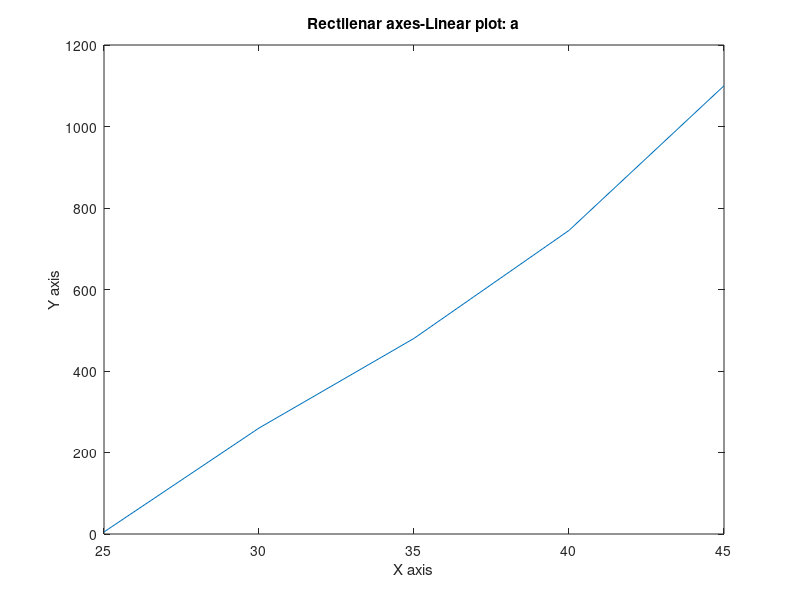
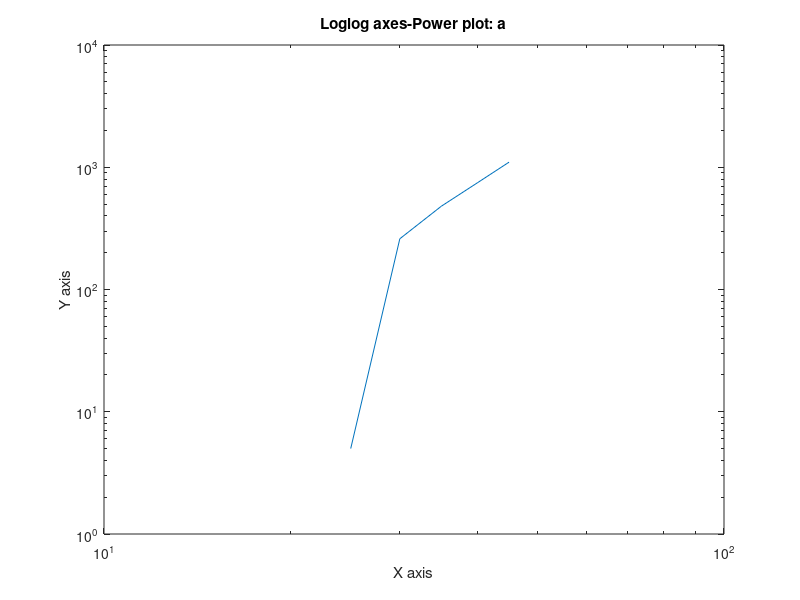
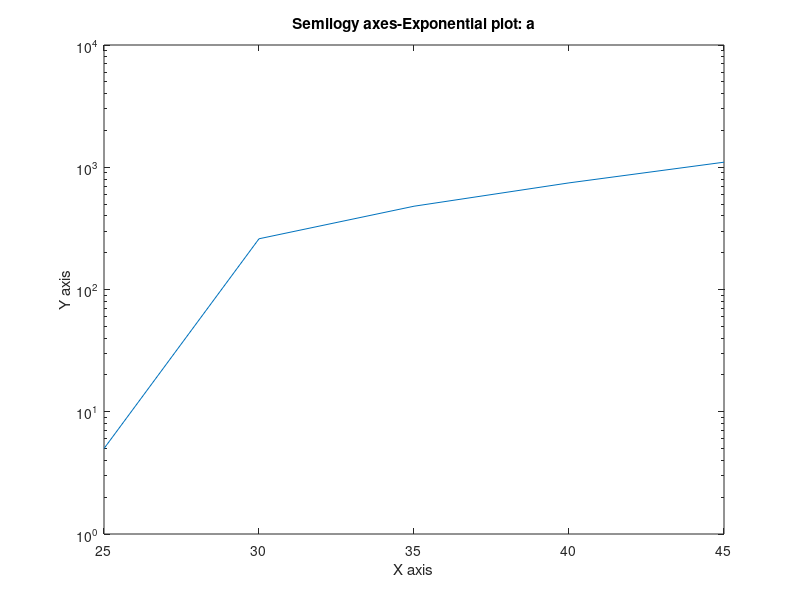
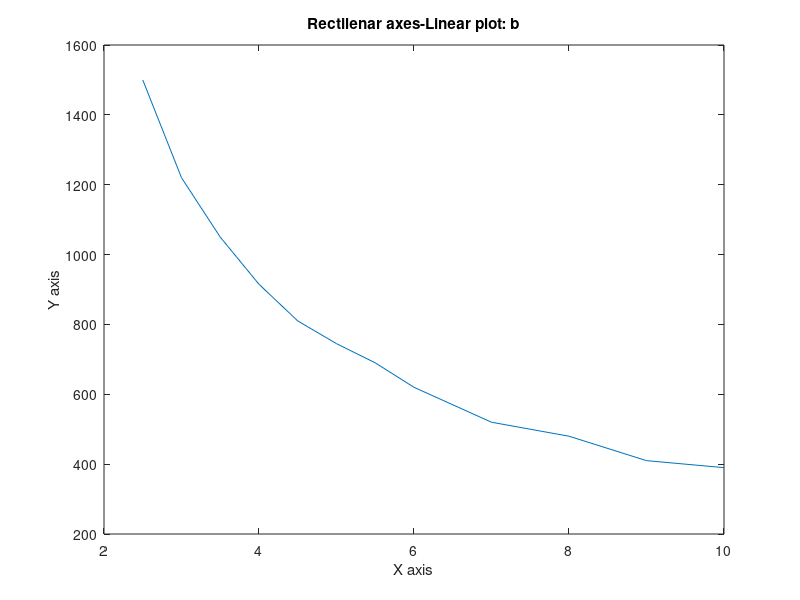

Here is the MATLAB script that generated these plots, in order: (Note: this script raises an error after producing the figures.)
% MK
% BE 3343
% Date: Oct, 2022
% Student ID:
%Single Student Project
% Chapter questions
%%
% Question 1 (chapter 6 question 2)

% Description: in each of the following problems, determine the best
% function y(x) (linear, exponential, or power function) to describe the
% data. Plot the function on the same plot with the data. Label and format
% the plots appropriately.

% a 

% Define x and y 
x1=[25 30 35 40 45]
y1=[5 260 480 745 1100]

% Plot the x and y on rectilinear, loglog and semilogy axes

figure
plot(x1,y1)
title("Rectilenar axes-Linear plot: a")
xlabel("X axis")
ylabel("Y axis")


figure
loglog(x1,y1)
title("Loglog axes-Power plot: a")
xlabel("X axis")
ylabel("Y axis")

figure
semilogy(x1,y1)
title("Semilogy axes-Exponential plot: a")
xlabel("X axis")
ylabel("Y axis")

% Analyze the plots to see which plot gives a straight line or close to a
% straight line

a1=polyfit(x1,y1,1)

% b 

% Define x and y 
x2=[2.5 3 3.5 4 4.5 5 5.5 6 7 8 9 10]
y2=[1500 1220 1050 915 810 745 690 620 520 480 410 390]

% Plot the x and y on rectilinear, loglog and semilogy axes

figure
plot(x2,y2)
title("Rectilenar axes-Linear plot: b")
xlabel("X axis")
ylabel("Y axis")


figure
loglog(x2,y2)
title("Loglog axes-Power plot: b")
xlabel("X axis")
ylabel("Y axis")

figure
semilogy(x2,y2)
title("Semilogy axes-Exponential plot: b")
xlabel("X axis")
ylabel("Y axis")

% Analyze the plots to see which plot gives a straight line or close to a
% straight line

% c

% Define x and y 
x3=[550 600 650 700 750]
y3=[41.2 18.62 8.62 3.92 1.86]

% Plot the x and y on rectilinear, loglog and semilogy axes

figure
plot(x3,y3)
title("Rectilenar axes-Linear plot: c")
xlabel("X axis")
ylabel("Y axis")


figure
loglog(x3,y3)
title("Loglog axes-Power plot: c")
xlabel("X axis")
ylabel("Y axis")

figure
semilogy(x3,y3)
title("Semilogy axes-Exponential plot: c")
xlabel("X axis")
ylabel("Y axis")

% Analyze the plots to see which plot gives a straight line or close to a
% straight line


a=['The data set a fits a rectilinear plot since it forms a straight line and the following linear function can be used y=',num2str(a1(1)),'*x',num2str(a1(2))]
disp(a)
disp("The data set b fits loglog plot because it forms a straight line and the power function needs to be used")
disp("The data set c fits semilogy and loglog plots since it forms straight line on those plots and the exponential function needs to be used")
%%
% Question 2 (chapter 6 question 9)
% Delete all previous information 
clear
clc
close all

% Description: the following data give the drying time T of a certain pint
% as a function of the amount of a certain additive A


%a: Find the first, second, third and fourth degree polynomials that fit
%the data and plot each polynomial with the data. Determine the quality of
%the curve t for each by computing J, S, and r^2

%Define x and y

A=[0 1 2 3 4 5 6 7 8 9] % oz
T=[130 115 110 90 89 89 95 100 110 125] %min

% Plot to observe the original plot of the data

plot(A,T)
title("The original plot of drying time T as a function of additive A amount")
xlabel("X axis")
ylabel("Y axis")

% first-degree polynomial
% use polyfit to obtain the first degree function coefficients
p1=polyfit(A,T,1)
% use polyval to obtain y values when inputting A data to p1 first degree
% polynomial function
x1=linspace(min(A),max(A),100)
y1=polyval(p1,x1)

%plot the original and the first degree polynomial data to analyze the
%plots
figure
plot(A,T,'ko')
hold on
plot(x1,y1,'r')
title("First degree polynomial plotting")
xlabel("X axis")
ylabel("Y axis")
legend("Original plot","First degree polynomial")

% calculate J, S, and r^2 using below formulas
 
for k=1:4;
    coeff1=polyfit(A,T,1);
    J1(k)=sum((polyval(coeff1,A)-T).^2);
    end

mu1=mean(T);
for k=1:4;
    S1(k)=sum((T-mu1).^2);
    r2_1(k)=1-J1(k)/S1(k);    
end
disp("The J value for the first degree polynomial fitting is:")
disp(J1)
disp("The S value for the first degree polynomial fitting is:")
disp(S1)
disp("The r^2 value for the first degree polynomial fitting is:")
disp(r2_1)

% second-degree polynomial
% use polyfit to obtain the second degree function coefficients
p2=polyfit(A,T,2)
% use polyval to obtain y values when inputting A data to p2 second degree
% polynomial function
x2=linspace(min(A),max(A),100)
y2=polyval(p2,x2)

%plot the original and the second degree polynomial data to analyze the
%plots
figure
plot(A,T,'ko')
hold on
plot(x2,y2,'r')
title("Second degree polynomial plotting")
xlabel("X axis")
ylabel("Y axis")
legend("Original plot","Second degree polynomial")

% calculate J, S, and r^2 using below formulas
 
for k=1:4;
    coeff2=polyfit(A,T,2);
    J2(k)=sum((polyval(coeff2,A)-T).^2);
    end

mu2=mean(T);
for k=1:4;
    S2(k)=sum((T-mu2).^2);
    r2_2(k)=1-J2(k)/S2(k);    
end
disp("The J value for the second degree polynomial fitting is:")
disp(J2)
disp("The S value for the second degree polynomial fitting is:")
disp(S2)
disp("The r^2 value for the second degree polynomial fitting is:")
disp(r2_2)

% third-degree polynomial
% use polyfit to obtain the third degree function coefficients
p3=polyfit(A,T,3)
% use polyval to obtain y values when inputting A data to p3 third degree
% polynomial function
x3=linspace(min(A),max(A),100)
y3=polyval(p3,x3)

%plot the original and the third degree polynomial data to analyze the
%plots
figure
plot(A,T,'ko')
hold on
plot(x3,y3,'r')
title("Third degree polynomial plotting")
xlabel("X axis")
ylabel("Y axis")
legend("Original plot","Third degree polynomial")

% calculate J, S, and r^2 using below formulas
 
for k=1:4;
    coeff3=polyfit(A,T,3);
    J3(k)=sum((polyval(coeff3,A)-T).^2);
    end

mu3=mean(T);
for k=1:4;
    S3(k)=sum((T-mu3).^2);
    r2_3(k)=1-J3(k)/S3(k);    
end
disp("The J value for the third degree polynomial fitting is:")
disp(J3)
disp("The S value for the third degree polynomial fitting is:")
disp(S3)
disp("The r^2 value for the third degree polynomial fitting is:")
disp(r2_3)

% fourth-degree polynomial
% use polyfit to obtain the fourth degree function coefficients
p4=polyfit(A,T,4)
% use polyval to obtain y values when inputting A data to p4 fourth degree
% polynomial function
x4=linspace(min(A),max(A),100)
y4=polyval(p4,x4)

%plot the original and the fourth degree polynomial data to analyze the
%plots
figure
plot(A,T,'ko')
hold on
plot(x4,y4,'r')
title("Fourth degree polynomial plotting")
xlabel("X axis")
ylabel("Y axis")
legend("Original plot","Fourth degree polynomial")

% calculate J, S, and r^2 using below formulas
 
for k=1:4;
    coeff4=polyfit(A,T,4);
    J4(k)=sum((polyval(coeff4,A)-T).^2);
    end

mu4=mean(T);
for k=1:4;
    S4(k)=sum((T-mu4).^2);
    r2_4(k)=1-J4(k)/S4(k);    
end
disp("The J value for the fourth degree polynomial fitting is:")
disp(J4)
disp("The S value for the fourth degree polynomial fitting is:")
disp(S4)
disp("The r^2 value for the fourth degree polynomial fitting is:")
disp(r2_4)

disp("After analyzing the r^2 values of first, second, third, and fourth degree polynomials, the r^2 value of fourth polynomial is the closest to 1 thus is the optimal function")

%b: use the polynomial giving the best fit to estimate the amount of
%additive that minimizes the drying time

%plot the original and the fourth degree polynomial data to analyze the
%plots
figure
plot(A,T,'ko')
hold on
plot(x4,y4,'r')
title("Fourth degree polynomial plotting")
xlabel("X axis")
ylabel("Y axis")
legend("Original plot","Fourth degree polynomial")

%obtain the minimum additive A to minimize time T 

[minA minT]=ginput(1)
%%
% Question 3 (chapter 6 question 12)

% Delete all previous information 
clear
clc
close all

% Description:The following representss pressure samplesm in pounds per
% square inch (psi), taken in a fuel line once every second for 10 sec.

% a : fit a first, second, third degree polynomial to these data, Plot the
% curve fits along with the data points.

% define x and y which are t and p, respectively
t=[1 2 3 4 5 6 7 8 9 10]
p=[26.1 27.0 28.2 29.0 29.8 30.6 31.1 31.3 31.0 30.5]


% first-degree polynomial
% use polyfit to obtain the first degree function coefficients
p1=polyfit(t,p,1)
% use polyval to obtain y values when inputting A data to p1 first degree
% polynomial function
x1=linspace(min(t),max(t),100)
y1=polyval(p1,x1)

%plot the original and the first degree polynomial data to analyze the
%plots
figure
plot(t,p,'ko')
hold on
plot(x1,y1,'r')
title("First degree polynomial plotting")
xlabel("X axis")
ylabel("Y axis")
legend("Original plot","First degree polynomial")

% calculate J, S, and r^2 using below formulas
 
for k=1:4;
    coeff1=polyfit(t,p,1);
    J1(k)=sum((polyval(coeff1,t)-p).^2);
    end

mu1=mean(p);
for k=1:4;
    S1(k)=sum((p-mu1).^2);
    r2_1(k)=1-J1(k)/S1(k);    
end
disp("The J value for the first degree polynomial fitting is:")
disp(J1)
disp("The S value for the first degree polynomial fitting is:")
disp(S1)
disp("The r^2 value for the first degree polynomial fitting is:")
disp(r2_1)


% second-degree polynomial
% use polyfit to obtain the second degree function coefficients
p2=polyfit(t,p,2)
% use polyval to obtain y values when inputting A data to p2 second degree
% polynomial function
x2=linspace(min(t),max(t),100)
y2=polyval(p2,x2)

%plot the original and the second degree polynomial data to analyze the
%plots
figure
plot(t,p,'ko')
hold on
plot(x2,y2,'r')
title("Second degree polynomial plotting")
xlabel("X axis")
ylabel("Y axis")
legend("Original plot","Second degree polynomial")

% calculate J, S, and r^2 using below formulas
 
for k=1:4;
    coeff2=polyfit(t,p,2);
    J2(k)=sum((polyval(coeff2,t)-p).^2);
    end

mu2=mean(p);
for k=1:4;
    S2(k)=sum((p-mu2).^2);
    r2_2(k)=1-J2(k)/S2(k);    
end
disp("The J value for the second degree polynomial fitting is:")
disp(J2)
disp("The S value for the second degree polynomial fitting is:")
disp(S2)
disp("The r^2 value for the second degree polynomial fitting is:")
disp(r2_2)



% third-degree polynomial
% use polyfit to obtain the third degree function coefficients
p3=polyfit(t,p,3)
% use polyval to obtain y values when inputting A data to p3 third degree
% polynomial function
x3=linspace(min(t),max(t),100)
y3=polyval(p3,x3)

%plot the original and the first degree polynomial data to analyze the
%plots
figure
plot(t,p,'ko')
hold on
plot(x3,y3,'r')
title("Third degree polynomial plotting")
xlabel("X axis")
ylabel("Y axis")
legend("Original plot","Third degree polynomial")

% calculate J, S, and r^2 using below formulas
 
for k=1:4;
    coeff3=polyfit(t,p,3);
    J3(k)=sum((polyval(coeff3,t)-p).^2);
    end

mu3=mean(p);
for k=1:4;
    S3(k)=sum((p-mu3).^2);
    r2_3(k)=1-J3(k)/S3(k);    
end
disp("The J value for the third degree polynomial fitting is:")
disp(J3)
disp("The S value for the third degree polynomial fitting is:")
disp(S3)
disp("The r^2 value for the third degree polynomial fitting is:")
disp(r2_3)


% b: use the results from part a to predict the pressure at t=11 sec.
% Explain which curve fit gives the most reliable prediction. Consider the
% coefficients of determination and the residuals for each fit in making
% your decision.

disp("The coefficient of determination of the first, second, and third degree polynomial are:")
disp(r2_1)
disp(r2_2)
disp(r2_3)

disp("As can be observed from the above coefficients of determination, third degree polynomials seems to be closest to 1 which is the optimal function")

% To find t=11, use polyval function with p3 third degree polynimal fitted
% function

t_11=polyval(p3,11)

disp("The pressure when t=11 sec is :")
disp(t_11)
%%
% Question 4 (chapter 6 question 14)

% Description: the solubility of salt in water is a funciton of the water
% temperature. Let S represent the solubility of NaCL as grams of salt in
% 100 g of water. Let T be temperature in C. Use the following data to
% obtain a curve for S as a function of T. Usee the fit to estimate S when
% T=25 C

% delete all previous information and entries
clear
clc
close all

% Define x and y which are T and S, respectively
x=[10 20 30 40 50 60 70 80 90]
y=[35 35.6 36.25 36.9 37.5 38.1 38.8 39.4 40]

% the following code will be used to figure out which degree polynomial
% fits the data best

% polyfit is used to find coefficients of first, second, third, fourth, and
% fifth degree polynomials that fits the original data 
p1=polyfit(x,y,1)
p2=polyfit(x,y,2)
p3=polyfit(x,y,3)
p4=polyfit(x,y,4)
p5=polyfit(x,y,5)
x1=linspace(min(x),max(x),100)

% polyval will be used to plot x values on those specific functions

figure
plot(x,y,'ko')
% hold on
% plot(x1,polyval(p1,x1))
% hold on
% plot(x1,polyval(p2,x1))
hold on
plot(x1,polyval(p3,x1))
hold on
plot(x1,polyval(p4,x1))
hold on
plot(x1,polyval(p5,x1))
title("The plots with 1st, 2nd, 3rd, 4th, and 5th degree polynomial fits")
xlabel("X axis")
ylabel("Y axis")
legend("Original data","1st degree","2nd degree","3rd degree","4th degree","5th degree")

% Obtain an equation describing the polynomial fit
p1=polyfit(x,y,1)
m=p1(1)
b=p1(2)

ans=['After observing the plot of 5 polynomial fits, it is obvious that the data fits the first degree polynomial and will have linear function which can be described as follows: S=',num2str(m),'*T+',num2str(b)]
disp(ans)

% find S when T=25 which is finding y when x=25
S=polyval(p1,25)

ansb=['The solubility of NaCl described by S when T is 25 C is ',num2str(S)]
disp(ansb)
%%
% Question 5 (chapter 6 question 16)

% Description: The following function is linear in the parameters a1 and
% a2: y(x)=a1+a2*ln(x). Use the least squares regression with the following
% data to estimate the values of a1 and a2. Use the curve fit to estimate
% the values of y at x=2.5 and at x=11.

% delete all the previous data and entries
clear
clc
close all

% define x and y

x=[1 2 3 4 5 6 7 8 9 10]
y=[10 14 16 18 19 20 21 22 23 23]


% Least squares method from textbook. Important to remember that x=ln(x)

% create symbolic variables a and b
% a is a1 and b is a2
syms a b 
% find the J function and its sum
J=(a+b*log(x)-y).^2
J=sum(J)

% find derivatives with respect to a1 and a2
a1=diff(J,a)
a2=diff(J,b)

% set the integer value to 4 for each value
a1=vpa(a1,4)
a2=vpa(a2,4)

% solve the equations for a and b by setting them equal to 0 
eqns=[a1==0, a2==0];
S=solve(eqns,[a b])

% obtain a and b values which are a and b respectively
a=vpa(S.a,4)
b=vpa(S.b,4)

disp("The a1 was calculated to be: ")
disp(a)

disp("The a2 was calculated to be: ")
disp(b)

% Obtain y values when x=2.5 and x=11
% Important note: x=log(x)
x_25=2.5
y1_25=a+b*log(x_25)

x_11=11
y1_11=a+b*log(x_11)

% Least squares regression method with polyfit which provides coefficients
% for first degree polynomial equation

p1=polyfit(log(x),y,1)

% Obtain values for the x=2.5 and x=11
y2_25=polyval(p1,log(2.5))
y2_11=polyval(p1,log(11))

% Compare the equations and the final y values when x=2.5 and x=11
x1=['Using the least squres method from the textbook, the following equation was obtained: y=',num2str(double(a)),'+',num2str(double(b)),'*ln(x). The y values when x=2.5 and x=11 are ',num2str(double(y1_25)),' and ',num2str(double(y1_11)),',respectively.']
disp(x1)

x2=['Using polyfit which utilizes least square regression method, the following equation was obtained: y=',num2str(p1(2)),'+',num2str(p1(1)),'*ln(x). The y values when x=2.5 and x=11 are ',num2str(y2_25),' and ',num2str(y2_11),',respectively.']
disp(x2)
